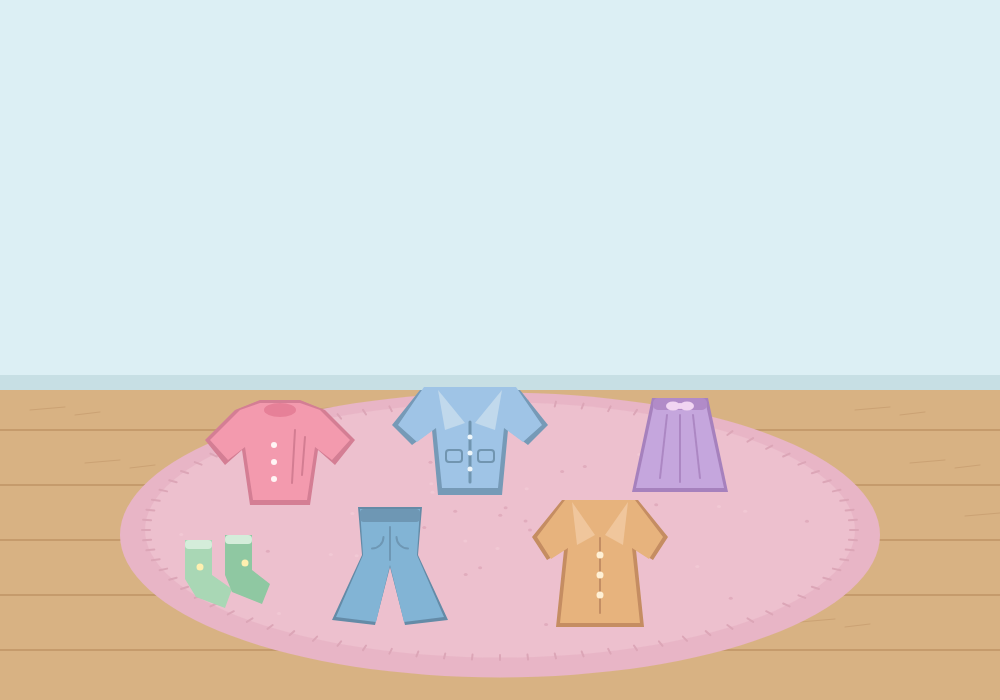
Frame 1 (no input)
Frame 60 (no input): identical to frame 1, image omitted
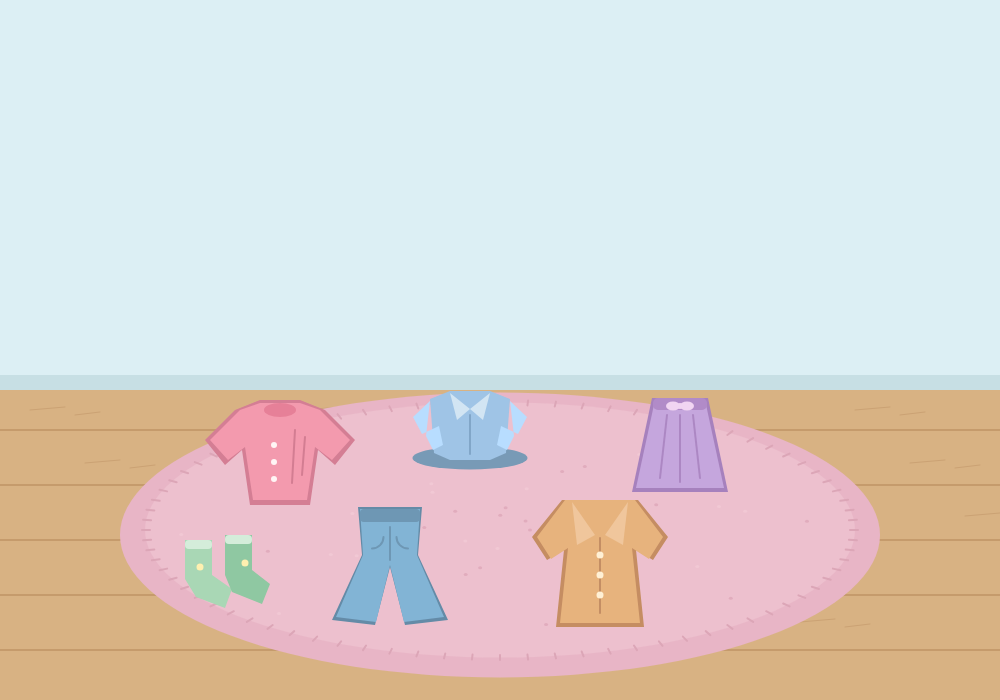
Frame 120 (the mouse pressed at the canvas centre since frame 60)

The p5.js sketch that drew these frames (run headless with seeded random() and noise() and a simulated clock; from frame 60 on, the mouse is pressed at the canvas centre):

// p5.js sketch
// ── sketch.js
let clothes = [];

function setup() {
  createCanvas(1000, 700);

  clothes = [
    {
      type: "shirt",
      x: 280,
      y: 445,
      color: "#F39AAE",
      folded: false
    },

    {
      type: "jacket",
      x: 470,
      y: 430,
      color: "#9FC4E6",
      folded: false
    },

    {
      type: "skirt",
      x: 680,
      y: 440,
      color: "#C5A6DD",
      folded: false
    },

    {
      type: "pants",
      x: 390,
      y: 555,
      color: "#82B4D5",
      folded: false
    },

    {
      type: "coat",
      x: 600,
      y: 555,
      color: "#E7B37D",
      folded: false
    },

    {
      type: "socks",
      x: 220,
      y: 555,
      color: "#A9D7B5",
      folded: false
    }
  ];
}


function draw() {

  background("#DCEFF4");

  drawWall();

  drawFloor();

  drawRug();

  for (let i = 0; i < clothes.length; i++) {
    drawClothes(clothes[i]);
  }
}


// ==================================================
// 墙
// ==================================================

function drawWall() {

  noStroke();

  fill("#DCEFF4");
  rect(0, 0, 1000, 390);

  fill("#C7DFE4");
  rect(0, 375, 1000, 15);
}


// ==================================================
// 木地板
// ==================================================

function drawFloor() {

  noStroke();

  fill("#D8B283");
  rect(0, 390, 1000, 310);

  stroke("#C59B6C");
  strokeWeight(2);

  for (let y = 430; y < 700; y += 55) {
    line(0, y, 1000, y);
  }

  stroke("#CBA274");
  strokeWeight(1);

  for (let i = 0; i < 18; i++) {

    let x = 30 + i * 55;
    let y = 410 + (i % 5) * 53;

    line(x, y, x + 35, y - 3);
    line(x + 45, y + 5, x + 70, y + 2);
  }
}


// ==================================================
// 毛绒地毯
// ==================================================

function drawRug() {

  noStroke();

  // 地毯
  fill("#E8B5C6");
  ellipse(500, 535, 760, 285);

  fill("#EDC0CE");
  ellipse(500, 530, 710, 255);

  // 毛绒边缘
  stroke("#DCA6B7");
  strokeWeight(2);

  for (let i = 0; i < 80; i++) {

    let a = TWO_PI * i / 80;

    let x1 = 500 + cos(a) * 350;
    let y1 = 530 + sin(a) * 125;

    let x2 = 500 + cos(a) * 358;
    let y2 = 530 + sin(a) * 130;

    line(x1, y1, x2, y2);
  }

  // 毛绒小点
  noStroke();

  for (let i = 0; i < 50; i++) {

    let a = i * 2.4;
    let r = 30 + (i * 17) % 300;

    let x = 500 + cos(a) * r;
    let y = 530 + sin(a) * r * 0.35;

    if (i % 2 == 0) {
      fill("#E1ACBD");
    } else {
      fill("#F1C8D4");
    }

    ellipse(x, y, 4, 3);
  }
}


// ==================================================
// 衣服
// ==================================================

function drawClothes(c) {

  push();

  translate(c.x, c.y);

  if (c.folded) {

    drawFoldedClothes(c);

  } else {

    if (c.type == "shirt") {
      drawShirt(c.color);
    }

    if (c.type == "jacket") {
      drawJacket(c.color);
    }

    if (c.type == "skirt") {
      drawSkirt(c.color);
    }

    if (c.type == "pants") {
      drawPants(c.color);
    }

    if (c.type == "coat") {
      drawCoat(c.color);
    }

    if (c.type == "socks") {
      drawSocks(c.color);
    }
  }

  pop();
}


// ==================================================
// 上衣
// ==================================================

function drawShirt(c) {

  noStroke();

  // 阴影
  fill("#D47E94");

  beginShape();
  vertex(-45, -35);
  vertex(-75, -5);
  vertex(-55, 20);
  vertex(-38, 5);
  vertex(-30, 60);
  vertex(30, 60);
  vertex(38, 5);
  vertex(55, 20);
  vertex(75, -5);
  vertex(45, -35);
  vertex(20, -45);
  vertex(-20, -45);
  endShape(CLOSE);

  // 主体
  fill(c);

  beginShape();
  vertex(-40, -35);
  vertex(-70, -5);
  vertex(-52, 15);
  vertex(-35, 2);
  vertex(-27, 55);
  vertex(27, 55);
  vertex(35, 2);
  vertex(52, 15);
  vertex(70, -5);
  vertex(40, -35);
  vertex(20, -42);
  vertex(-20, -42);
  endShape(CLOSE);

  // 领口
  fill("#E68098");
  ellipse(0, -35, 32, 14);

  // 纽扣
  fill("#FFF5F5");

  ellipse(-6, 0, 6, 6);
  ellipse(-6, 17, 6, 6);
  ellipse(-6, 34, 6, 6);

  // 褶皱
  stroke("#D37D92");
  strokeWeight(2);

  line(15, -15, 12, 38);
  line(25, -8, 22, 30);
}


// ==================================================
// 外套
// ==================================================

function drawJacket(c) {

  noStroke();

  // 阴影
  fill("#769AB7");

  beginShape();
  vertex(-50, -40);
  vertex(-78, -5);
  vertex(-58, 15);
  vertex(-38, 0);
  vertex(-32, 65);
  vertex(32, 65);
  vertex(38, 0);
  vertex(58, 15);
  vertex(78, -5);
  vertex(50, -40);
  endShape(CLOSE);

  // 主体
  fill(c);

  beginShape();
  vertex(-46, -43);
  vertex(-72, -5);
  vertex(-53, 12);
  vertex(-34, -2);
  vertex(-28, 58);
  vertex(28, 58);
  vertex(34, -2);
  vertex(53, 12);
  vertex(72, -5);
  vertex(46, -43);
  endShape(CLOSE);

  // 衣领
  fill("#C1D9EC");

  triangle(-32, -40, -5, -7, -25, 0);
  triangle(32, -40, 5, -7, 25, 0);

  // 拉链
  stroke("#7195B0");
  strokeWeight(3);

  line(0, -8, 0, 52);

  // 口袋
  noFill();

  stroke("#7195B0");
  strokeWeight(2);

  rect(-24, 20, 16, 12, 3);
  rect(8, 20, 16, 12, 3);

  // 扣子
  fill("#EFF7FB");
  noStroke();

  ellipse(0, 7, 5, 5);
  ellipse(0, 23, 5, 5);
  ellipse(0, 39, 5, 5);
}


// ==================================================
// 裙子
// ==================================================

function drawSkirt(c) {

  noStroke();

  // 阴影
  fill("#A681BD");

  beginShape();
  vertex(-28, -42);
  vertex(28, -42);
  vertex(48, 52);
  vertex(-48, 52);
  endShape(CLOSE);

  // 主体
  fill(c);

  beginShape();
  vertex(-25, -40);
  vertex(25, -40);
  vertex(44, 48);
  vertex(-44, 48);
  endShape(CLOSE);

  // 腰部
  fill("#B18BC8");
  rect(-27, -42, 54, 12, 5);

  // 裙褶
  stroke("#AC87C3");
  strokeWeight(2);

  line(-13, -25, -20, 38);
  line(0, -25, 0, 42);
  line(13, -25, 20, 38);

  // 蝴蝶结
  noStroke();

  fill("#F1D5F2");

  ellipse(-7, -34, 14, 9);
  ellipse(7, -34, 14, 9);
  ellipse(0, -34, 6, 6);
}


// ==================================================
// 裤子
// ==================================================

function drawPants(c) {

  noStroke();

  // 阴影
  fill("#648BA7");

  beginShape();
  vertex(-32, -48);
  vertex(32, -48);
  vertex(28, 0);
  vertex(58, 65);
  vertex(15, 70);
  vertex(0, 12);
  vertex(-15, 70);
  vertex(-58, 65);
  vertex(-28, 0);
  endShape(CLOSE);

  // 主体
  fill(c);

  beginShape();
  vertex(-30, -46);
  vertex(30, -46);
  vertex(27, 0);
  vertex(54, 62);
  vertex(14, 67);
  vertex(0, 10);
  vertex(-14, 67);
  vertex(-54, 62);
  vertex(-27, 0);
  endShape(CLOSE);

  // 腰部
  fill("#6E97B4");
  rect(-30, -46, 60, 13, 4);

  // 裤缝
  stroke("#6E97B4");
  strokeWeight(2);

  line(0, -28, 0, 5);

  // 口袋
  noFill();

  arc(-18, -18, 23, 23, 0, HALF_PI);
  arc(18, -18, 23, 23, HALF_PI, PI);
}


// ==================================================
// 长外套
// ==================================================

function drawCoat(c) {

  noStroke();

  // 阴影
  fill("#C58D62");

  beginShape();
  vertex(-38, -55);
  vertex(-68, -18);
  vertex(-53, 5);
  vertex(-36, -5);
  vertex(-44, 72);
  vertex(44, 72);
  vertex(36, -5);
  vertex(53, 5);
  vertex(68, -18);
  vertex(38, -55);
  endShape(CLOSE);

  // 主体
  fill(c);

  beginShape();
  vertex(-35, -55);
  vertex(-63, -18);
  vertex(-49, 4);
  vertex(-32, -7);
  vertex(-40, 68);
  vertex(40, 68);
  vertex(32, -7);
  vertex(49, 4);
  vertex(63, -18);
  vertex(35, -55);
  endShape(CLOSE);

  // 衣领
  fill("#F0C69C");

  triangle(-28, -53, -5, -20, -23, -10);
  triangle(28, -53, 5, -20, 23, -10);

  // 中间线
  stroke("#C48E64");
  strokeWeight(2);

  line(0, -17, 0, 58);

  // 扣子
  fill("#FFF0D5");
  noStroke();

  ellipse(0, 0, 7, 7);
  ellipse(0, 20, 7, 7);
  ellipse(0, 40, 7, 7);
}


// ==================================================
// 袜子
// ==================================================

function drawSocks(c) {

  noStroke();

  // 第一只
  fill(c);

  beginShape();

  vertex(-35, -15);
  vertex(-8, -15);
  vertex(-8, 20);
  vertex(12, 34);
  vertex(5, 53);
  vertex(-24, 42);
  vertex(-35, 24);

  endShape(CLOSE);

  // 第二只
  fill("#8FC8A2");

  beginShape();

  vertex(5, -20);
  vertex(32, -20);
  vertex(32, 15);
  vertex(50, 29);
  vertex(42, 49);
  vertex(12, 37);
  vertex(5, 20);

  endShape(CLOSE);

  // 袜口
  fill("#D4EDDA");

  rect(-35, -15, 27, 9, 4);
  rect(5, -20, 27, 9, 4);

  // 小装饰
  fill("#FFF0B0");

  ellipse(-20, 12, 7, 7);
  ellipse(25, 8, 7, 7);
}


// ==================================================
// 折叠后的衣服
// ==================================================

function drawFoldedClothes(c) {

  if (c.type == "shirt") {
    foldedShirt(c.color);
  }

  else if (c.type == "jacket") {
    foldedJacket(c.color);
  }

  else if (c.type == "skirt") {
    foldedSkirt(c.color);
  }

  else if (c.type == "pants") {
    foldedPants(c.color);
  }

  else if (c.type == "coat") {
    foldedCoat(c.color);
  }

  else if (c.type == "socks") {
    foldedSocks(c.color);
  }
}


// ==================================================
// 折叠上衣
// ==================================================

function foldedShirt(c) {

  noStroke();

  // 阴影
  fill("#C98499");
  ellipse(0, 27, 105, 22);

  // 衣服主体
  fill(c);

  beginShape();

  vertex(-38, -28);
  vertex(-23, -37);
  vertex(0, -27);
  vertex(23, -37);
  vertex(38, -28);

  vertex(31, 23);
  vertex(18, 30);
  vertex(-20, 30);
  vertex(-32, 23);

  endShape(CLOSE);

  // 折进去的袖子
  fill(lighten(c));

  beginShape();

  vertex(-38, -28);
  vertex(-55, -12);
  vertex(-47, 4);
  vertex(-30, -5);
  vertex(-26, 15);
  vertex(-37, 20);
  vertex(-43, 5);

  endShape(CLOSE);

  beginShape();

  vertex(38, -28);
  vertex(55, -12);
  vertex(47, 4);
  vertex(30, -5);
  vertex(26, 15);
  vertex(37, 20);
  vertex(43, 5);

  endShape(CLOSE);

  // 领口
  fill("#FFF4F5");
  ellipse(0, -26, 22, 8);

  // 折痕
  stroke(darken(c));
  strokeWeight(2);

  line(-27, 5, 27, 5);
}


// ==================================================
// 折叠外套
// ==================================================

function foldedJacket(c) {

  noStroke();

  fill("#789AB6");
  ellipse(0, 28, 115, 23);

  // 主体
  fill(c);

  beginShape();

  vertex(-40, -31);
  vertex(-20, -39);
  vertex(20, -39);
  vertex(40, -31);

  vertex(36, 23);
  vertex(20, 30);
  vertex(-20, 30);
  vertex(-36, 23);

  endShape(CLOSE);

  // 袖子
  fill(lighten(c));

  beginShape();

  vertex(-40, -29);
  vertex(-57, -13);
  vertex(-48, 4);
  vertex(-31, -4);
  vertex(-27, 15);
  vertex(-37, 20);
  vertex(-44, 6);

  endShape(CLOSE);

  beginShape();

  vertex(40, -29);
  vertex(57, -13);
  vertex(48, 4);
  vertex(31, -4);
  vertex(27, 15);
  vertex(37, 20);
  vertex(44, 6);

  endShape(CLOSE);

  // 衣领
  fill("#D2E5F3");

  triangle(-20, -37, 0, -21, -13, -10);
  triangle(20, -37, 0, -21, 13, -10);

  // 拉链
  stroke(darken(c));
  strokeWeight(2);

  line(0, -15, 0, 24);
}


// ==================================================
// 折叠裙子
// ==================================================

function foldedSkirt(c) {

  noStroke();

  fill("#A982BB");
  ellipse(0, 27, 110, 23);

  // 裙子
  fill(c);

  beginShape();

  vertex(-40, -27);
  vertex(40, -27);
  vertex(44, -8);
  vertex(38, 7);
  vertex(45, 18);
  vertex(25, 28);
  vertex(0, 32);
  vertex(-25, 28);
  vertex(-45, 18);
  vertex(-38, 7);
  vertex(-44, -8);

  endShape(CLOSE);

  // 上面一层
  fill(lighten(c));

  beginShape();

  vertex(-37, -5);
  vertex(37, -5);
  vertex(40, 7);
  vertex(25, 17);
  vertex(0, 22);
  vertex(-25, 17);
  vertex(-40, 7);

  endShape(CLOSE);

  // 腰部
  fill(darken(c));

  rect(-36, -27, 72, 11, 5);

  // 裙褶
  stroke(darken(c));
  strokeWeight(2);

  line(-25, 4, 25, 4);
  line(-17, 16, 17, 16);
}


// ==================================================
// 折叠裤子
// ==================================================

function foldedPants(c) {

  noStroke();

  fill("#658BA5");
  ellipse(0, 28, 115, 23);

  // 第一条裤腿
  fill(c);

  beginShape();

  vertex(-38, -31);
  vertex(0, -31);
  vertex(17, 22);
  vertex(-7, 29);
  vertex(-38, 17);

  endShape(CLOSE);

  // 第二条裤腿
  fill(lighten(c));

  beginShape();

  vertex(-5, -34);
  vertex(35, -34);
  vertex(43, 17);
  vertex(14, 27);
  vertex(-5, 17);

  endShape(CLOSE);

  // 腰部
  fill(darken(c));

  rect(-37, -34, 72, 12, 4);

  // 裤缝
  stroke(darken(c));
  strokeWeight(2);

  line(-5, -18, 14, 20);
}


// ==================================================
// 折叠长外套
// ==================================================

function foldedCoat(c) {

  noStroke();

  fill("#C58D62");
  ellipse(0, 28, 120, 24);

  // 主体
  fill(c);

  beginShape();

  vertex(-42, -32);
  vertex(-24, -40);
  vertex(24, -40);
  vertex(42, -32);

  vertex(38, 22);
  vertex(22, 30);
  vertex(-22, 30);
  vertex(-38, 22);

  endShape(CLOSE);

  // 袖子
  fill(lighten(c));

  beginShape();

  vertex(-41, -29);
  vertex(-58, -13);
  vertex(-49, 5);
  vertex(-31, -4);
  vertex(-27, 16);
  vertex(-38, 21);
  vertex(-45, 6);

  endShape(CLOSE);

  beginShape();

  vertex(41, -29);
  vertex(58, -13);
  vertex(49, 5);
  vertex(31, -4);
  vertex(27, 16);
  vertex(38, 21);
  vertex(45, 6);

  endShape(CLOSE);

  // 衣领
  fill("#F1C89D");

  triangle(-22, -38, 0, -22, -14, -10);
  triangle(22, -38, 0, -22, 14, -10);

  // 中间折痕
  stroke(darken(c));
  strokeWeight(2);

  line(0, -10, 0, 22);

  // 扣子
  noStroke();

  fill("#FFF0D5");

  ellipse(0, 0, 6, 6);
  ellipse(0, 14, 6, 6);
}


// ==================================================
// 折叠袜子
// ==================================================

function foldedSocks(c) {

  noStroke();

  fill("#87B99A");
  ellipse(0, 22, 85, 20);

  // 第一只
  fill(c);

  beginShape();

  vertex(-36, -21);
  vertex(-12, -21);
  vertex(-10, 0);
  vertex(6, 11);
  vertex(-2, 23);
  vertex(-25, 16);
  vertex(-36, 5);

  endShape(CLOSE);

  // 第二只
  fill(lighten(c));

  beginShape();

  vertex(-10, -24);
  vertex(14, -24);
  vertex(16, -3);
  vertex(34, 8);
  vertex(27, 21);
  vertex(5, 14);
  vertex(-10, 5);

  endShape(CLOSE);

  // 袜口
  fill("#D7EFD9");

  rect(-36, -21, 24, 8, 4);
  rect(-10, -24, 24, 8, 4);

  // 小装饰
  fill("#FFF0B0");

  ellipse(-23, 2, 6, 6);
  ellipse(10, 0, 6, 6);
}


// ==================================================
// 点击
// ==================================================

function mousePressed() {

  checkClick(mouseX, mouseY);

  return false;
}


// ==================================================
// 手机触屏
// ==================================================

function touchStarted() {

  if (touches.length > 0) {

    let x = touches[0].x;
    let y = touches[0].y;

    checkClick(x, y);
  }

  return false;
}


// ==================================================
// 判断点击哪件衣服
// ==================================================

function checkClick(x, y) {

  for (let i = clothes.length - 1; i >= 0; i--) {

    let c = clothes[i];

    let d = dist(
      x,
      y,
      c.x,
      c.y
    );

    if (d < 90) {

      c.folded = true;

      return;
    }
  }
}


// ==================================================
// 颜色变亮
// ==================================================

function lighten(hex) {

  let col = color(hex);

  let r = min(red(col) + 25, 255);
  let g = min(green(col) + 25, 255);
  let b = min(blue(col) + 25, 255);

  return color(r, g, b);
}


// ==================================================
// 颜色变暗
// ==================================================

function darken(hex) {

  let col = color(hex);

  let r = max(red(col) - 30, 0);
  let g = max(green(col) - 30, 0);
  let b = max(blue(col) - 30, 0);

  return color(r, g, b);
}
